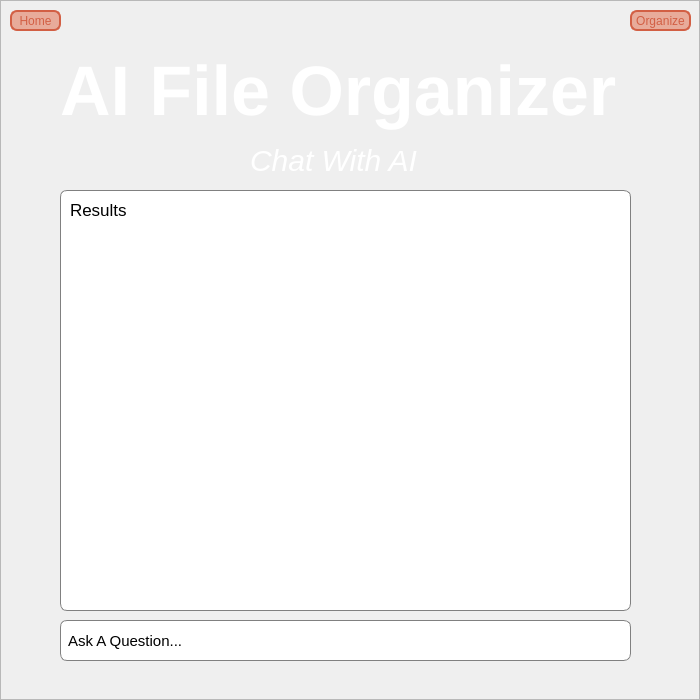
<?xml version="1.0" encoding="UTF-8"?>
<ui version="4.0">
 <class>Dialog</class>
 <widget class="QDialog" name="Dialog">
  <property name="geometry">
   <rect>
    <x>0</x>
    <y>0</y>
    <width>700</width>
    <height>700</height>
   </rect>
  </property>
  <property name="sizePolicy">
   <sizepolicy hsizetype="Fixed" vsizetype="Fixed">
    <horstretch>0</horstretch>
    <verstretch>0</verstretch>
   </sizepolicy>
  </property>
  <property name="windowTitle">
   <string>Dialog</string>
  </property>
  <property name="styleSheet">
   <string notr="true">background-image: url('C:/Users/ceian/Desktop/dsa-finals/bg-gradient-1.jpg');</string>
  </property>
  <widget class="QFrame" name="frame">
   <property name="geometry">
    <rect>
     <x>0</x>
     <y>0</y>
     <width>700</width>
     <height>700</height>
    </rect>
   </property>
   <property name="frameShape">
    <enum>QFrame::StyledPanel</enum>
   </property>
   <property name="frameShadow">
    <enum>QFrame::Raised</enum>
   </property>
   <widget class="QTextBrowser" name="textBrowser">
    <property name="geometry">
     <rect>
      <x>60</x>
      <y>190</y>
      <width>571</width>
      <height>421</height>
     </rect>
    </property>
    <property name="font">
     <font>
      <family>Helvetica</family>
      <pointsize>13</pointsize>
     </font>
    </property>
    <property name="styleSheet">
     <string notr="true">font-family: &quot;Helvetica&quot;;
border: 1px solid gray; 
padding: 5px; 
background: #fff;
border-radius: 7px;</string>
    </property>
    <property name="html">
     <string>&lt;!DOCTYPE HTML PUBLIC &quot;-//W3C//DTD HTML 4.0//EN&quot; &quot;http://www.w3.org/TR/REC-html40/strict.dtd&quot;&gt;
&lt;html&gt;&lt;head&gt;&lt;meta name=&quot;qrichtext&quot; content=&quot;1&quot; /&gt;&lt;meta charset=&quot;utf-8&quot; /&gt;&lt;style type=&quot;text/css&quot;&gt;
p, li { white-space: pre-wrap; }
hr { height: 1px; border-width: 0; }
li.unchecked::marker { content: &quot;\2610&quot;; }
li.checked::marker { content: &quot;\2612&quot;; }
&lt;/style&gt;&lt;/head&gt;&lt;body style=&quot; font-family:'Helvetica'; font-size:13pt; font-weight:400; font-style:normal;&quot;&gt;
&lt;p style=&quot; margin-top:0px; margin-bottom:0px; margin-left:0px; margin-right:0px; -qt-block-indent:0; text-indent:0px;&quot;&gt;Results&lt;/p&gt;&lt;/body&gt;&lt;/html&gt;</string>
    </property>
   </widget>
   <widget class="QPushButton" name="home_button">
    <property name="geometry">
     <rect>
      <x>10</x>
      <y>10</y>
      <width>51</width>
      <height>21</height>
     </rect>
    </property>
    <property name="font">
     <font>
      <pointsize>9</pointsize>
     </font>
    </property>
    <property name="styleSheet">
     <string notr="true">background: #e8ab9a;
color: #d25f44;
border: 2px solid #d25f44;
border-radius: 7px;</string>
    </property>
    <property name="text">
     <string>Home</string>
    </property>
   </widget>
   <widget class="QPushButton" name="organize_button">
    <property name="geometry">
     <rect>
      <x>630</x>
      <y>10</y>
      <width>61</width>
      <height>21</height>
     </rect>
    </property>
    <property name="font">
     <font>
      <pointsize>9</pointsize>
     </font>
    </property>
    <property name="styleSheet">
     <string notr="true">background: #e8ab9a;
color: #d25f44;
border: 2px solid #d25f44;
border-radius: 7px;</string>
    </property>
    <property name="text">
     <string>Organize</string>
    </property>
   </widget>
   <widget class="QLineEdit" name="folder_names">
    <property name="geometry">
     <rect>
      <x>60</x>
      <y>620</y>
      <width>571</width>
      <height>41</height>
     </rect>
    </property>
    <property name="font">
     <font>
      <family>Helvetica</family>
      <pointsize>11</pointsize>
     </font>
    </property>
    <property name="styleSheet">
     <string notr="true">font-family: &quot;Helvetica&quot;;
background: white;
color: black;
border: 1px solid gray;
border-radius: 7px;
padding: 5px;</string>
    </property>
    <property name="text">
     <string>Ask A Question...</string>
    </property>
   </widget>
   <widget class="QLabel" name="title">
    <property name="geometry">
     <rect>
      <x>60</x>
      <y>50</y>
      <width>561</width>
      <height>81</height>
     </rect>
    </property>
    <property name="font">
     <font>
      <family>Helvetica</family>
      <pointsize>-1</pointsize>
      <bold>true</bold>
     </font>
    </property>
    <property name="styleSheet">
     <string notr="true">background: transparent;
border: none;
font-family: 'Helvetica';
font-size:70px;
color: white;</string>
    </property>
    <property name="text">
     <string>AI File Organizer</string>
    </property>
   </widget>
   <widget class="QLabel" name="title_2">
    <property name="geometry">
     <rect>
      <x>250</x>
      <y>140</y>
      <width>181</width>
      <height>41</height>
     </rect>
    </property>
    <property name="font">
     <font>
      <family>Helvetica</family>
      <pointsize>-1</pointsize>
      <italic>true</italic>
      <bold>false</bold>
     </font>
    </property>
    <property name="styleSheet">
     <string notr="true">background: transparent;
border: none;
font-family: 'Helvetica';
font-size:30px;
color: white;</string>
    </property>
    <property name="text">
     <string>Chat With AI</string>
    </property>
   </widget>
  </widget>
 </widget>
 <resources/>
 <connections/>
</ui>
